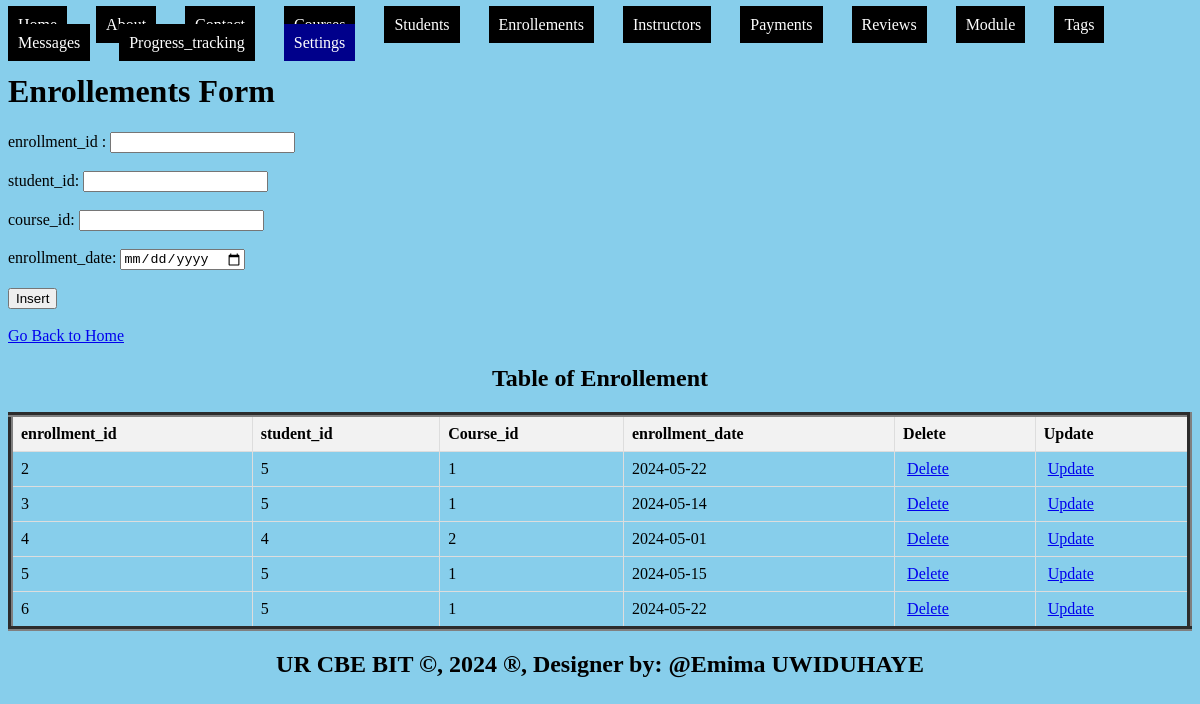
The page /WEB_EXAM/enrollements.php on the database its author committed.
### tables this page shows
CREATE TABLE `enrollments` (
  `enrollment_id` int(11) NOT NULL,
  `student_id` int(11) DEFAULT NULL,
  `course_id` int(11) DEFAULT NULL,
  `enrollment_date` date DEFAULT NULL
);

### WEB_EXAM/enrollements.php (the view, shortened to what this page needs)
<!DOCTYPE html>
<html>
<head>
</head>
<body bgcolor="skyblue">
    <ul style="list-style-type: none; padding: 0;">
    <li style="display: inline; margin-right: 10px;"><a href="./home.html" style="padding: 10px; color: white; background-color:  black; text-decoration: none; margin-right: 15px;">Home</a></li>
    <li style="display: inline; margin-right: 10px;"><a href="./about.html" style="padding: 10px; color: white; background-color:   black; text-decoration: none; margin-right: 15px;">About</a></li>
    <li style="display: inline; margin-right: 10px;"><a href="./contact.html" style="padding: 10px; color: white; background-color: black; text-decoration: none; margin-right: 15px;">Contact</a></li>
    <li style="display: inline; margin-right: 10px;"><a href="./Courses.php" style="padding: 10px; color: white; background-color:   black; text-decoration: none; margin-right: 15px;">Courses</a></li>
    <li style="display: inline; margin-right: 10px;"><a href="./Students.php" style="padding: 10px; color: white; background-color: black;text-decoration: none; margin-right: 15px;">Students</a></li>
    <li style="display: inline; margin-right: 10px;"><a href="./Enrollements.php" style="padding: 10px; color: white; background-color:  black; text-decoration: none; margin-right: 15px;">Enrollements</a></li>
    <li style="display: inline; margin-right: 10px;"><a href="./Instructors.php" style="padding: 10px; color: white; background-color:   black; text-decoration: none; margin-right: 15px;">Instructors</a></li>
    <li style="display: inline; margin-right: 10px;"><a href="./Payments.php" style="padding: 10px; color: white; background-color:  black;text-decoration: none; margin-right: 15px;">Payments</a></li>
    <li style="display: inline; margin-right: 10px;"><a href="./Reviews.php" style="padding: 10px; color: white; background-color:   black; text-decoration: none; margin-right: 15px;">Reviews</a></li>
    <li style="display: inline; margin-right: 10px;"><a href="./Modules.php" style="padding: 10px; color: white; background-color: black;text-decoration: none; margin-right: 15px;">Module</a></li>
    <li style="display: inline; margin-right: 10px;"><a href="./Tags.php" style="padding: 10px; color: white; background-color:   black; text-decoration: none; margin-right: 15px;">Tags</a></li>
     <li style="display: inline; margin-right: 10px;"><a href="./Messages.php" style="padding: 10px; color: white; background-color:  black; text-decoration: none; margin-right: 15px;">Messages</a></li>
    <li style="display: inline; margin-right: 10px;"><a href="./Progress_tracking.php" style="padding: 10px; color: white; background-color:  black; text-decoration: none; margin-right: 15px;">Progress_tracking</a></li>
    <li class="dropdown" style="display: inline; margin-right: 10px;">
      <a href="#" style="padding: 10px; color: white; background-color: darkblue; text-decoration: none; margin-right: 15px;">Settings</a>
    </li>
  </ul>
        <h1>Enrollements Form</h1>
<form method="post" onsubmit="return confirmInsert();">
    <label for="enrollment_id">   enrollment_id  :</label>
<input type="number" id="enrollment_id" name="enrollment_id" required><br><br>
<label for="sid">student_id:</label>
<input type="sid" id="sid" name="sid" required><br><br>
<label for="cid">course_id:</label>
<input type="number" id="cid" name="cid" required><br><br>
<label for="enr">enrollment_date:</label>
<input type="date" id="enr" name="enr" required><br><br>
<input type="submit" name="add" value="Insert"><br><br>
<a href="./home.html">Go Back to Home</a>
</form>
<!DOCTYPE html>
<html>
<head>
</head>
<body>
    <center><h2>Table of Enrollement</h2></center>
    <table border="5">
        <tr>
            <th>enrollment_id</th>
            <th>student_id</th>
            <th>Course_id</th>
            <th>enrollment_date</th>
            <th>Delete</th>
            <th>Update</th>
        </tr>
        <?php
    include('connection.php');
        $sql = "SELECT * FROM enrollments";
        $result = $connection->query($sql);
        if ($result->num_rows > 0) {
            while ($row = $result->fetch_assoc()) {
                $enrollment_id = $row['enrollment_id'];
                echo "<tr>
                    <td>" . $row['enrollment_id']."</td>
                    <td>" . $row['student_id'] . "</td>
                     <td>" . $row['course_id'] . "</td>
                     <td>" . $row['enrollment_date'] . "</td>
                    <td><a style='padding:4px' href='delete_enrollements.php?enrollment_id=$enrollment_id'>Delete</a></td>
                    <td><a style='padding:4px' href='update_enrollements.php?enrollment_id=$enrollment_id'>Update</a></td>
                </tr>";
            }
        } else {
            echo "<tr><td colspan='4'>No data found</td></tr>";
        }
        ?>
    </table>
</body>
<footer>
  <center>
    <b><h2>UR CBE BIT &copy, 2024 &reg, Designer by: @Emima UWIDUHAYE</h2></b>
  </center>
</footer>
</body>
</html>

### WEB_EXAM/enrollements.php (style rules this page uses)
.dropdown { position: relative; display: inline; margin-right: 10px; }
table { width: 100%; border-collapse: collapse; }
th, td { border: 1px solid #ddd; padding: 8px; text-align: left; }
th { background-color: #f2f2f2; }

### rows shown on the page
enrollments: enrollment_id "2", student "5", course "1", enrollment_date "2024-05-22"
enrollments: enrollment_id "3", student "5", course "1", enrollment_date "2024-05-14"
enrollments: enrollment_id "4", student "4", course "2", enrollment_date "2024-05-01"
enrollments: enrollment_id "5", student "5", course "1", enrollment_date "2024-05-15"
enrollments: enrollment_id "6", student "5", course "1", enrollment_date "2024-05-22"
